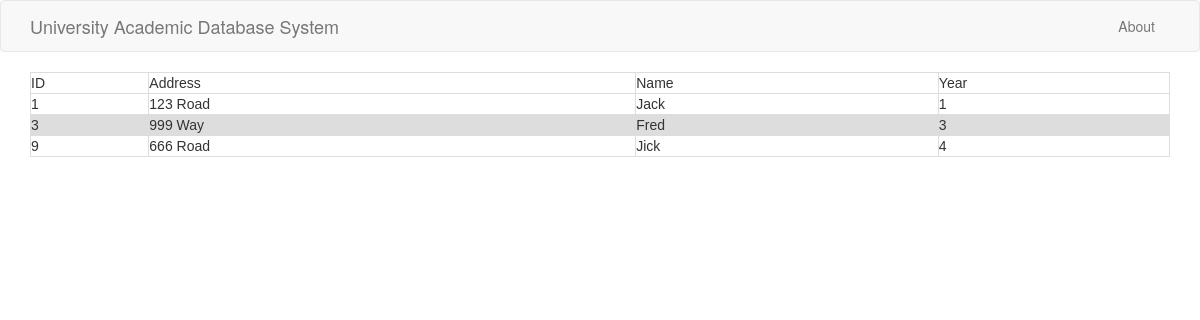
Before: /students with the older database file.
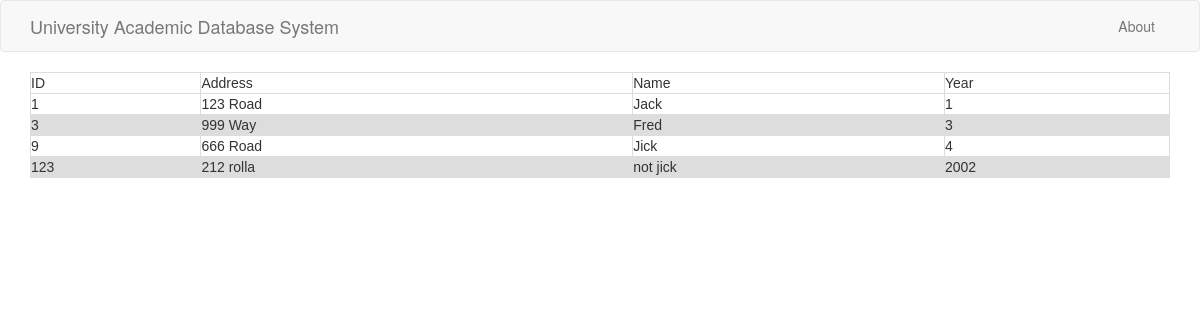
After: the same page with the newer database file.
### tables this page shows
CREATE TABLE Student(    ID INTEGER PRIMARY KEY,    Address VARCHAR(100),    Name VARCHAR(30),    Year INTEGER);

### webpage.py (the view)
@app.route('/students')
def students():
    db = sql.connect('data.db')
    db.row_factory = sql.Row
    curr = db.cursor()
    curr.execute("Select * from Student")
    rows = curr.fetchall();
    return render_template("students.html", rows = rows)

### templates/students.html
{% extends 'layout.html' %}
{% block body %}
      <table border = 1>
         <thead>
            <td>ID</td>
            <td>Address</td>
            <td>Name</td>
            <td>Year</td>
         </thead>
         {% for row in rows %}
            <tr>
               <td>{{row["ID"]}}</td>
               <td>{{row["Address"]}}</td>
               <td>{{row["Name"]}}</td>
               <td>{{row["Year"]}}</td>
            </tr>
         {% endfor %}
      </table>
{% endblock %}

### templates/layout.html (shortened to what this page needs)
<!DOCTYPE html>
<html>
  <head>
    <link rel="stylesheet" href="https://maxcdn.bootstrapcdn.com/bootstrap/3.3.7/css/bootstrap.min.css">
  </head>
  <body>
    {% include 'includes/_navbar.html' %}
    <div class="container">
      {% block body %}{% endblock %}
    </div>
  </body>
</html>

### templates/includes/_navbar.html (shortened to what this page needs)
<nav class="navbar navbar-default">
      <div class="container">
        <div class="navbar-header">
          <a class="navbar-brand" href="/">University Academic Database System</a>
        </div>
        <div id="navbar" class="collapse navbar-collapse">
          <ul class="nav navbar-nav navbar-right">
            <li><a href="/about">About</a></li>
          </ul>
        </div>
      </div>
    </nav>

### templates/layout.html (style rules this page uses)
table { font-family: arial, sans-serif; border-collapse: collapse; width: 100%; }
td, th { border: 1px solid #dddddd; text-align: left; padding: 8px; }
tr:nth-child(even) { background-color: #dddddd; }

Changed rows visible on the page:
added Student: ID "123", Address "212 rolla", Name "not jick", Year "2002"
